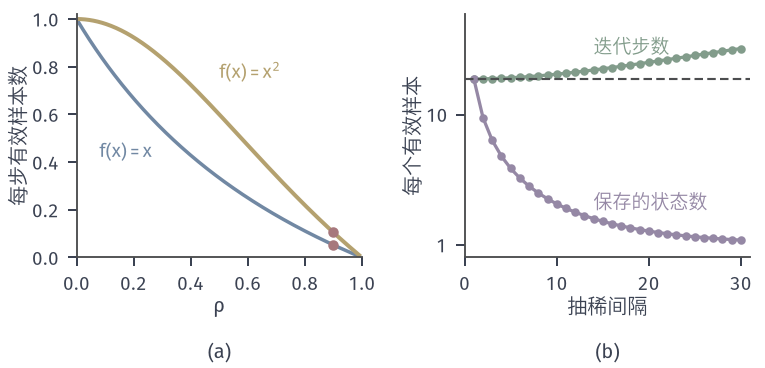

Reproduce this figure in Python.
from pathlib import Path
import sys
HERE = Path(__file__).resolve().parent
sys.path.insert(0, str(HERE.parent/"budget-common"))
from budget_fig import *
# Stationary Gaussian AR(1) chain on N(0,1) with coefficient rho.
# (a) ESS per iteration gamma_0/sigma_LR^2: f(x)=x gives (1-rho)/(1+rho); f(x)=x^2 gives (1-rho^2)/(1+rho^2)
#     (Cov(X_0^2, X_k^2) = 2 rho^{2k}).
# (b) rho = 0.9, keep every k-th state: the kept chain is AR(1) with rho^k, so per effective sample one needs
#     (1+rho^k)/(1-rho^k) kept states, i.e. k(1+rho^k)/(1-rho^k) iterations.
r = np.linspace(0, .99, 400)
fig, axs = figure(width_mm=108, height_mm=52, ncols=2)
a1, a2 = axs
panel(fig, left=.1, right=.98, bottom=.3, top=.96, wspace=.36)
a1.plot(r, (1-r)/(1+r), color=BLUE, lw=1.4); a1.plot(r, (1-r*r)/(1+r*r), color=YELLOW, lw=1.6)
dot(a1, .9, .1/1.9); dot(a1, .9, .19/1.81)
a1.set_xlim(0, 1); a1.set_ylim(0, 1.02)
lab(a1, .08, .42, r'$f(x)=x$', BLUE); lab(a1, .5, .75, r'$f(x)=x^{2}$', YELLOW)
axlab(a1, r'$\rho$', '每步有效样本数')
k = np.arange(1, 31); rk = .9**k
a2.plot(k, k*(1+rk)/(1-rk), 'o-', color=GREEN, lw=1.3, ms=2.4)
a2.plot(k, (1+rk)/(1-rk), 'o-', color=PURPLE, lw=1.3, ms=2.4)
a2.axhline(19, color=STROKE, lw=.85, ls=DASH)
a2.set_yscale('log'); a2.set_xlim(0, 31); a2.set_ylim(.8, 60); logticks(a2, [0, 1])
lab(a2, 14, 30, '迭代步数', GREEN); lab(a2, 14, 1.9, '保存的状态数', PURPLE)
axlab(a2, '抽稀间隔', '每个有效样本')
tags(fig, axs)
save(fig, HERE, 'figure', {'ess_frac_x_0.9': .1/1.9, 'ess_frac_x2_0.9': .19/1.81,
     'iters_per_eff': {int(i): float(v) for i, v in zip(k, k*(1+rk)/(1-rk)) if i in (1, 2, 5, 10, 20)},
     'kept_per_eff': {int(i): float(v) for i, v in zip(k, (1+rk)/(1-rk)) if i in (1, 2, 5, 10, 20)}})
